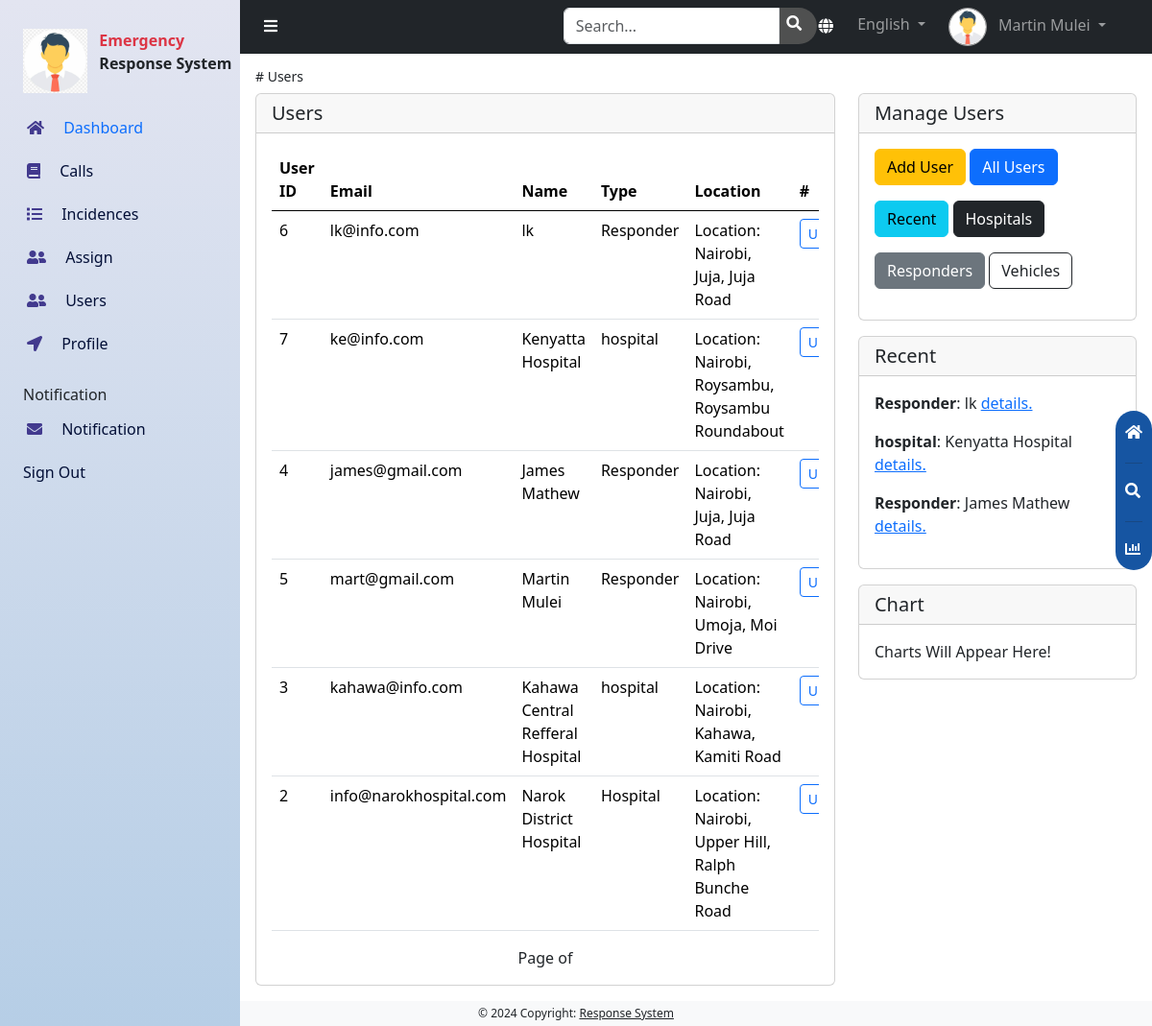
Page /admins/user_list/ (signed in) on the committed database.
### accounts/models.py (models this page shows)
class CustomUser(AbstractUser):
    role =[
        ('Responder', 'responder'),
        ('Hospital', 'hospital'),
        ('Vehicle', 'vehicle'),
    ]
    username = None
    email = models.EmailField(unique=True)
    full_names = models.CharField(max_length=100, blank=True)
    user_type = models.CharField(max_length=20, choices=role, default='Responder')
    location = models.ForeignKey(Location, on_delete=models.CASCADE, blank=True, null=True)
    date_joined = models.DateField(auto_now_add=True)
    USERNAME_FIELD = 'email'
    REQUIRED_FIELDS = ['full_names', ]
    objects = CustomUserManager()
    def __str__(self):
        return self.full_names

### main/models.py (models this page shows)
class Location(models.Model):
    address = models.CharField(max_length=255)
    lon = models.FloatField()
    lat = models.FloatField()
    def __str__(self):
        return f'Location: {self.address}'

### administrator/views.py (the view)
# urls.py: path('user_list/', views.user_list, name='user_list'),
@login_required
@user_passes_test(is_superuser)
def user_list(request):
    users = CustomUser.objects.all().order_by('-date_joined')
    recent_users = CustomUser.objects.all().order_by('-date_joined')[0:3]
    context = {
        'users': users,
        'recent_users': recent_users
    }
    return render(request, 'users/user_home.html', context)

### administrator/views.py (called while the page is built)
def is_superuser(request):
    return is_superuser

### administrator/templates/users/user_home.html (shortened to what this page needs)
{% extends '../dashboard.html' %}
{% block content %}
<div id="content" class="can_have_sidenav">
    <div class="p-3">
        {% block items %}
        <h3 class="fw-lighter small"># Users</h3>
        <div class="row">
            <div class="col-12 col-lg-8 mb-4 mb-lg-0">
                {% if users %}
                <div class="card">
                    <h5 class="card-header">Users</h5>
                    <div class="card-body">
                        <div class="table-responsive">
                            <table class="table">
                                <thead>
                                    <tr>
                                        <th scope="col">User ID</th>
                                        <th scope="col">Email</th>
                                        <th scope="col">Name</th>
                                        <th scope="col">Type</th>
                                        <th scope="col">Location</th>
                                        <th scope="col">#</th>
                                    </tr>
                                </thead>
                                <tbody>
                                    {% for user in users %}
                                    <tr>
                                        <td>{{user.id}}</td>
                                        <td>{{user.email}}</td>
                                        <td>{{user.full_names}}</td>
                                        <td>{{user.user_type}}</td>
                                        <td>{{user.location}}</td>
                                        <td>
                                            <a href="{% url 'user_update' user.id %}"
                                                class="btn btn-sm btn-outline-primary">Update</a>
                                        </td>
                                    </tr>
                                    {% endfor %}
                                </tbody>
                            </table>
                        </div>
                        <div class='pagination justify-content-center'>
                            <span class='mx-4'>
                                Page {{ page_obj.number }} of {{ page_obj.paginator.num_pages }}
                            </span>
                        </div>
                    </div>
                </div>
                {% endif %}
            </div>
            {% endblock %}
            <div class="col">
                <div class="card mb-3">
                    <h5 class="card-header">Manage Users</h5>
                    <div class="card-body gap-5">
                        <a class="btn btn-block btn-warning mb-3" href="{% url 'add_user'%}">Add User</a>
                        <a class="btn btn-block btn-primary mb-3" href="{% url 'user_list'%}">All Users</a>
                        <a class="btn btn-block btn-info mb-3" href="{% url 'user_list'%}">Recent</a>
                        <a class="btn btn-block btn-dark mb-3" href="{% url 'hospital_users' %}">Hospitals</a>
                        <a class="btn btn-block btn-secondary mb-3" href="{% url 'responder_users' %}">Responders</a>
                        <a class="btn btn-block btn-outline-dark mb-3" href="{% url 'vehicle_users' %}">Vehicles</a>
                    </div>
                </div>
                <div class="card mb-3">
                    <h5 class="card-header">Recent</h5>
                    {% if recent_users %}
                    <div class="p-3">
                        {% for user in recent_users %}
                        <p>
                            <strong>{{user.user_type}}</strong>: {{user.full_names}} <a href="">details.</a>
                        </p>
                        {% endfor %}
                    </div>
                    {% else %}
                    <div class="card-body">
                        <p class="fw-lighter">
                            Recently added users will appear here!
                        </p>
                    </div>
                    {% endif %}
                </div>
                <div class="card">
                    <h5 class="card-header">Chart</h5>
                    <div class="card-body">
                        <div class="card-text fw-lighter">Charts Will Appear Here!</div>
                    </div>
                </div>
            </div>
        </div>
    </div>
</div>
{% endblock %}

### administrator/templates/dashboard.html (shortened to what this page needs)
{% load static %}
<!doctype html>
<html lang="en">
<head>
    <link rel="stylesheet" href="{% static 'css/bootstrap.min.css' %}">
    <link rel="stylesheet" href="{% static 'css/fontawesome.min.css' %}">
    <link rel="stylesheet" href="{% static 'css/chart.min.css' %}">
    <link rel="stylesheet" href="{% static 'css/custom.css' %}">
    <link href="https://cdn.jsdelivr.net/npm/bootstrap@5.3.3/dist/css/bootstrap.min.css" rel="stylesheet"
>
</head>
<body>
    <nav class="navbar navbar-expand-lg navbar-dark bg-dark text-light can_have_sidenav">
        <div class="container-fluid navbar-nav">
            <div class="row w-100">
                <div class="col-5 col-lg-4 ps-4 pe-4">
                    <button class="btn btn-nav" onclick="toggle_sidenav()">
                        <i class="fa fa-bars text-white"></i>
                    </button>
                </div>
                <div class="col-lg-4 ps-4 pe-4 d-none d-lg-block">
                    <div class="input-group nav-search d-none d-lg-inline-flex">
                        <input type="text" class="form-control search-input" placeholder="Search...">
                        <span>
                            <i class="fa fa-search pe-3 ps-2 pt-2 text-white"></i>
                        </span>
                    </div>
                </div>
                <div class="col-3 col-lg-4 ps-4 pe-4 d-flex justify-content-end">
                    <li class="nav-item dropdown d-none d-lg-inline-block">
                        <a class="nav-link dropdown-toggle p-0" href="#" id="navbarDropdown" role="button"
                            data-bs-toggle="dropdown" aria-expanded="false">
                            <button class="btn btn-nav me-2">
                                <i class="fa fa-globe text-white"></i>
                            </button>
                            English
                        </a>
                    </li>
                    <li class="nav-item dropdown d-inline-block ms-4 mobile-nav-3">
                        <a class="nav-link dropdown-toggle p-0" href="#" id="navbarDropdown" role="button"
                            data-bs-toggle="dropdown" aria-expanded="false">
                            <img src="{% static 'images/avatar.png' %}" class="me-lg-2 profile-img" width="40">
                            <span class="d-none d-lg-inline-block">{{request.user}}</span>
                        </a>
                    </li>
                </div>
            </div>
        </div>
    </nav>
    {% block content %}{% endblock %}
    <div id="floating-menu">
        <a href="">
            <i class="fa fa-home mb-2"></i>
        </a>
        <hr>
        <a href="">
            <i class="fa fa-search mb-2"></i>
        </a>
        <hr>
        <a href="">
            <i class="fa fa-chart-bar"></i>
        </a>
    </div>
    <div id="sidenav">
        <div class="row mb-3">
            <div class="col-4">
                <img src="{% static 'images/avatar.png' %}" alt="Logo" class="img-fluid ms-4">
            </div>
            <div class="col-8 ps-4">
                <p class="text-danger fw-bold mb-0">Emergency</p>
                <p class="mb-0 fw-bold">Response System</p>
            </div>
        </div>
        <a href="" class="this-page">
            <i class="fa fa-home side-icon me-3"></i>
            Dashboard
        </a>
        <a href="{% url 'calls' %}">
            <i class="fa fa-book side-icon me-3"></i>
            Calls
        </a>
        <a href="{% url 'incidents' %}">
            <i class="fa fa-list side-icon me-3"></i>
            Incidences
        </a>
        <a href="{% url 'pending_incidents'%}">
            <i class="fa fa-user-friends side-icon me-3"></i>
            Assign
        </a>
        <a href="{% url 'user_list'%}">
            <i class="fa fa-user-friends side-icon me-3"></i>
            Users
        </a>
        <a href="{% url 'update_profile'%}">
            <i class="fa fa-location-arrow side-icon me-3"></i>
            Profile
        </a>
        <p class="ms-4 mb-1 mt-3">Notification</p>
        <a href="">
            <i class="fa fa-envelope side-icon me-3"></i>
            Notification
        </a>
        <a href="{% url 'logout' %}" class="ms-4 ps-0">Sign Out</a>
    </div>
    <footer class="bg-light font-12 text-center text-lg-start">
        <div class="text-center p-1">
            © 2024 Copyright:
            <a class="text-dark" href="">Response System</a>
        </div>
    </footer>
</body>
</html>

### static/css/custom.css (style rules this page uses)
body { background-color: #f2f2f2; min-height: 97vh; }
#sidenav { height: 100%; position: fixed; z-index: 1; top: 0; left: 0; background: linear-gradient(180deg, rgba(227, 229, 241, 1) 0%, rgba(182, 206, 230, 1) 100%); transition: 0.5s; padding-top: 30px; width: 250px; overflow-x: hidden; overflow-y: auto; }
#sidenav a { padding: 8px 13px 13px 28px; text-decoration: none; font-size: 16px; color: #030f37; display: block; transition: 0.3s; overflow-x: hidden; }
.this-page { color: #0d6efd !important; }
.side-icon { color: #423a8e; }
.can_have_sidenav { margin-left: 250px; transition: 0.5s; }
#content { min-height: 97vh; }
@media screen and (min-width: 1000px) { #content { margin-left: 250px; } }
@media screen and (min-width: 1000px) { #sidenav { left: 0; } }
#floating-menu { position: fixed; top: 40%; right: 0; border-radius: 20px; background-color: #1655a2; padding: 10px; }
#floating-menu a { color: #fff; }
.btn-nav { color: #909090; background-color: #3f3f40; border-radius: 50%; padding: 10px 11px 5px 11px; }
.profile-img { border-radius: 50%; border: #a0a0a1 solid 1px; }
.nav-search { background-color: #4f5050; border-radius: 20px; color: #3f3f40; width: 60%; display: inline-flex; margin-left: 1vw; }
.search-input { background-color: #4f5050; border: none; border-radius: 20px; }
.search-input::placeholder { color: #f0f0f0; }
footer { background-color: rgba(0, 0, 0, 0.1) }
.font-12 { font-size: 12px; }

### rows in the picture
CustomUser: user "Martin Mulei", id "5", email "mart@gmail.com", full_names "Martin Mulei", user_type "Responder", location "Location: Nairobi, Umoja, Moi Drive"
CustomUser: id "6", email "lk@info.com", full_names "lk", user_type "Responder", location "Location: Nairobi, Juja, Juja Road"
CustomUser: id "7", email "ke@info.com", full_names "Kenyatta Hospital", user_type "hospital", location "Location: Nairobi, Roysambu, Roysambu Roundabout"
CustomUser: id "4", email "james@gmail.com", full_names "James Mathew", user_type "Responder", location "Location: Nairobi, Juja, Juja Road"
CustomUser: id "3", email "kahawa@info.com", full_names "Kahawa Central Refferal Hospital", user_type "hospital", location "Location: Nairobi, Kahawa, Kamiti Road"
CustomUser: id "2", email "info@narokhospital.com", full_names "Narok District Hospital", user_type "Hospital", location "Location: Nairobi, Upper Hill, Ralph Bunche Road"
